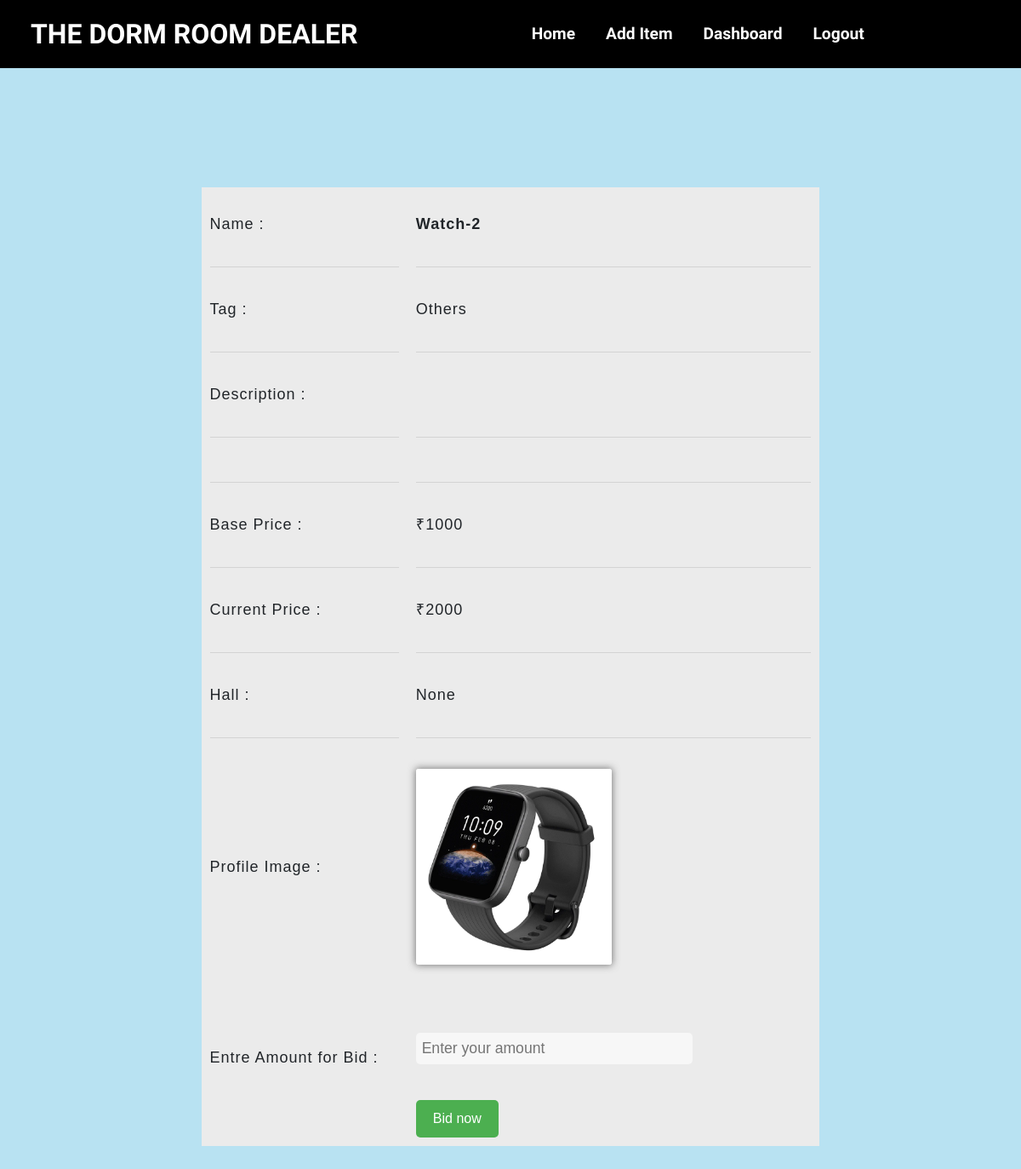
Screenshot of /items/biditem?id=25 (signed in) with the database file from the repository.
### items/models.py (models this page shows)
class Item(models.Model):
    name=models.CharField(max_length=25)
    profile=models.ImageField(upload_to='pics')
    img1=models.ImageField(upload_to='pics' ,null=True )
    img2=models.ImageField(upload_to='pics' ,null=True )
    description=models.TextField()
    location = models.IntegerField(null = True)
    basePrice=models.IntegerField()
    currentPrice=models.IntegerField()
    tag=models.CharField(max_length=25)
    status=models.CharField(null=True,max_length=25)
    sold=models.CharField(max_length=10,default="unsold")
    ownermail = models.EmailField(unique=False)
    start_date = models.DateTimeField(null = False, default=datetime.now)
    end_date = models.DateTimeField(null=False, default=datetime.now)
    highest_bidder=models.IntegerField(null=True)
    sendwinmail = models.CharField(max_length=7,default="notSent")

### items/views.py (the view)
# urls.py: path('biditem',views.biditem,name="biditem"),
@login_required(login_url='login')
def biditem(request):
    id=request.GET['id']
    item = Item.objects.get(id=id)
    lstatus="live"
    if item.status ==lstatus:
        return render(request,"biditem.html",{'item':item})
    else:
        return redirect("home")

### templates/biditem.html (shortened to what this page needs)
{% extends 'base.html' %}
{% block content %}
<div class="container">
    <center>
        <table border="0">
            <tr>
                <td height="20px"></td>
                <td height="20px"></td>
            </tr>
            <tr>
                <td>Name : </td>
                <td><b>{{item.name}}</b></td>
            </tr>
            <tr>
                <td height="10px">
                    <hr>
                </td>
                <td height="10px">
                    <hr>
                </td>
            </tr>
            <tr>
                <td class="right">Tag :</td>
                <td>{{item.tag}}</td>
            </tr>
            <tr>
                <td height="10px">
                    <hr>
                </td>
                <td height="10px">
                    <hr>
                </td>
            </tr>
            <tr>
                <td width="30%">Description : </td>
                <td width="60%">{{item.description}}</td>
            </tr>
            <tr>
                <td height="10px">
                    <hr>
                </td>
                <td height="10px">
                    <hr>
                </td>
            </tr>
            <tr>
                <td height="10px">
                    <hr>
                </td>
                <td height="10px">
                    <hr>
                </td>
            </tr>
            <tr>
                <td>Base Price :</td>
                <td>₹{{item.basePrice}}</td>
            </tr>
            <tr>
                <td height="10px">
                    <hr>
                </td>
                <td height="10px">
                    <hr>
                </td>
            </tr>
            <tr>
                <td>Current Price :</td>
                <td>₹{{item.currentPrice}}</td>
            </tr>
            <tr>
                <td height="10px">
                    <hr>
                </td>
                <td height="10px">
                    <hr>
                </td>
            </tr>
            <tr>
                <td>Hall :</td>
                <td>{{item.location}}</td>
            </tr>
            <tr>
                    <td height="10px">
                        <hr>
                    </td>
                    <td height="10px">
                        <hr>
                    </td>
            </tr>
            <tr>
                <td>Profile Image :</td>
                <td><img src={{item.profile.url}} height="300" width="400"></td>
            </tr>
            <tr>
                <td height="10px"></td>
                <td height="10px"></td>
            </tr>
            <tr>
                <td>{%if item.img1 %}<img src={{item.img1.url}} height="300" width="400"></td>{%endif%}
                <td>{%if item.img2 %}<img src={{item.img2.url}} height="300" width="400"></td>{%endif%}
            </tr>
            <tr>
                <td height="10px"></td>
                <td height="10px"></td>
            </tr>
            <tr>
                <form action="successfullBid">
                    <td>Entre Amount for Bid :<input type="hidden" name="iid" value={{item.id}}></td>
                    <td><input type="number" name="bidrs" class="field" placeholder="Enter your amount"
                            min={{item.currentPrice}} max="4294967295"></td>
            </tr>
            <tr>
                <td></td>
                <td>
                    <input type="submit" class="btt" id="bid-button" value="Bid now">
                </td>
            </tr>
        </table>
    </center>
</div>
{% endblock %}

### static/css/nav.css (style rules this page uses)
body { margin: 0; padding: 0; }
table { background-color: rgb(235, 235, 235); margin: 30px auto; border-spacing: 0; }
tr td { background-color: rgb(235, 235, 235); font-size: 18px; font-family: 'Josefin Sans', sans-serif; font-weight: 500; padding: 10px; }
.field { width: 70%; padding: 0.2rem 0.3rem; outline: none; border: 2px solid rgba(0, 0, 0, 0); background-color: rgb(247, 247, 247); font-size: 1.1rem; border-radius: 5px; margin-bottom: 22px; transition: .3s; }
.container { width: 100%; margin-top: 140px; font-family: sans-serif ; letter-spacing: 1px; }
img { width: 230px; height: 230px; border-radius: 3px; box-shadow: 0 0px 8px 1px rgba(87, 87, 87, 0.719); }

### templates/biditem.html (style rules this page uses)
body { background-color: #B8E2F2; }
.btt { font-size: 16px; padding: 10px 20px; background-color: #4CAF50; color: white; border: none; border-radius: 5px; cursor: pointer; }

### rows the page displays
Item: name "Watch-2", tag "Others", basePrice "1000", currentPrice "2000", location "None", profile (picture)
